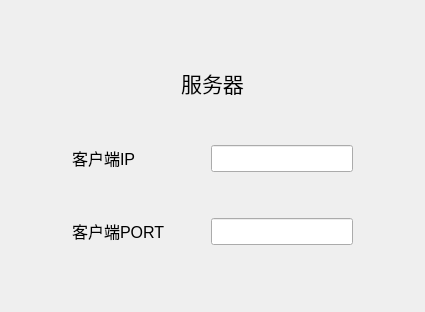
<?xml version="1.0" encoding="UTF-8"?>
<ui version="4.0">
 <class>Widget</class>
 <widget class="QWidget" name="Widget">
  <property name="geometry">
   <rect>
    <x>0</x>
    <y>0</y>
    <width>425</width>
    <height>312</height>
   </rect>
  </property>
  <property name="windowTitle">
   <string>Widget</string>
  </property>
  <layout class="QGridLayout" name="gridLayout">
   <item row="0" column="1">
    <spacer name="verticalSpacer_4">
     <property name="orientation">
      <enum>Qt::Vertical</enum>
     </property>
     <property name="sizeHint" stdset="0">
      <size>
       <width>20</width>
       <height>47</height>
      </size>
     </property>
    </spacer>
   </item>
   <item row="1" column="0">
    <spacer name="horizontalSpacer_3">
     <property name="orientation">
      <enum>Qt::Horizontal</enum>
     </property>
     <property name="sizeHint" stdset="0">
      <size>
       <width>56</width>
       <height>20</height>
      </size>
     </property>
    </spacer>
   </item>
   <item row="1" column="1">
    <layout class="QVBoxLayout" name="verticalLayout">
     <item>
      <widget class="QLabel" name="label">
       <property name="font">
        <font>
         <pointsize>16</pointsize>
        </font>
       </property>
       <property name="text">
        <string>&lt;html&gt;&lt;head/&gt;&lt;body&gt;&lt;p align=&quot;center&quot;&gt;&lt;span style=&quot; font-size:16pt;&quot;&gt;服务器&lt;/span&gt;&lt;/p&gt;&lt;/body&gt;&lt;/html&gt;</string>
       </property>
      </widget>
     </item>
     <item>
      <spacer name="verticalSpacer_2">
       <property name="orientation">
        <enum>Qt::Vertical</enum>
       </property>
       <property name="sizeHint" stdset="0">
        <size>
         <width>20</width>
         <height>40</height>
        </size>
       </property>
      </spacer>
     </item>
     <item>
      <layout class="QHBoxLayout" name="horizontalLayout">
       <item>
        <widget class="QLabel" name="label_2">
         <property name="font">
          <font>
           <pointsize>12</pointsize>
          </font>
         </property>
         <property name="text">
          <string>&lt;html&gt;&lt;head/&gt;&lt;body&gt;&lt;p&gt;&lt;span style=&quot; font-size:12pt;&quot;&gt;客户端IP&lt;/span&gt;&lt;/p&gt;&lt;/body&gt;&lt;/html&gt;</string>
         </property>
        </widget>
       </item>
       <item>
        <spacer name="horizontalSpacer">
         <property name="orientation">
          <enum>Qt::Horizontal</enum>
         </property>
         <property name="sizeHint" stdset="0">
          <size>
           <width>40</width>
           <height>20</height>
          </size>
         </property>
        </spacer>
       </item>
       <item>
        <widget class="QLineEdit" name="ipEdit">
         <property name="font">
          <font>
           <pointsize>12</pointsize>
          </font>
         </property>
         <property name="readOnly">
          <bool>true</bool>
         </property>
        </widget>
       </item>
      </layout>
     </item>
     <item>
      <spacer name="verticalSpacer">
       <property name="orientation">
        <enum>Qt::Vertical</enum>
       </property>
       <property name="sizeHint" stdset="0">
        <size>
         <width>20</width>
         <height>40</height>
        </size>
       </property>
      </spacer>
     </item>
     <item>
      <layout class="QHBoxLayout" name="horizontalLayout_2">
       <item>
        <widget class="QLabel" name="label_3">
         <property name="font">
          <font>
           <pointsize>12</pointsize>
          </font>
         </property>
         <property name="text">
          <string>&lt;html&gt;&lt;head/&gt;&lt;body&gt;&lt;p&gt;&lt;span style=&quot; font-size:12pt;&quot;&gt;客户端PORT&lt;/span&gt;&lt;/p&gt;&lt;/body&gt;&lt;/html&gt;</string>
         </property>
        </widget>
       </item>
       <item>
        <spacer name="horizontalSpacer_2">
         <property name="orientation">
          <enum>Qt::Horizontal</enum>
         </property>
         <property name="sizeHint" stdset="0">
          <size>
           <width>40</width>
           <height>20</height>
          </size>
         </property>
        </spacer>
       </item>
       <item>
        <widget class="QLineEdit" name="portEdit">
         <property name="font">
          <font>
           <pointsize>12</pointsize>
          </font>
         </property>
         <property name="readOnly">
          <bool>true</bool>
         </property>
        </widget>
       </item>
      </layout>
     </item>
    </layout>
   </item>
   <item row="1" column="2">
    <spacer name="horizontalSpacer_4">
     <property name="orientation">
      <enum>Qt::Horizontal</enum>
     </property>
     <property name="sizeHint" stdset="0">
      <size>
       <width>55</width>
       <height>20</height>
      </size>
     </property>
    </spacer>
   </item>
   <item row="2" column="1">
    <spacer name="verticalSpacer_3">
     <property name="orientation">
      <enum>Qt::Vertical</enum>
     </property>
     <property name="sizeHint" stdset="0">
      <size>
       <width>20</width>
       <height>47</height>
      </size>
     </property>
    </spacer>
   </item>
  </layout>
 </widget>
 <layoutdefault spacing="6" margin="11"/>
 <resources/>
 <connections/>
</ui>
